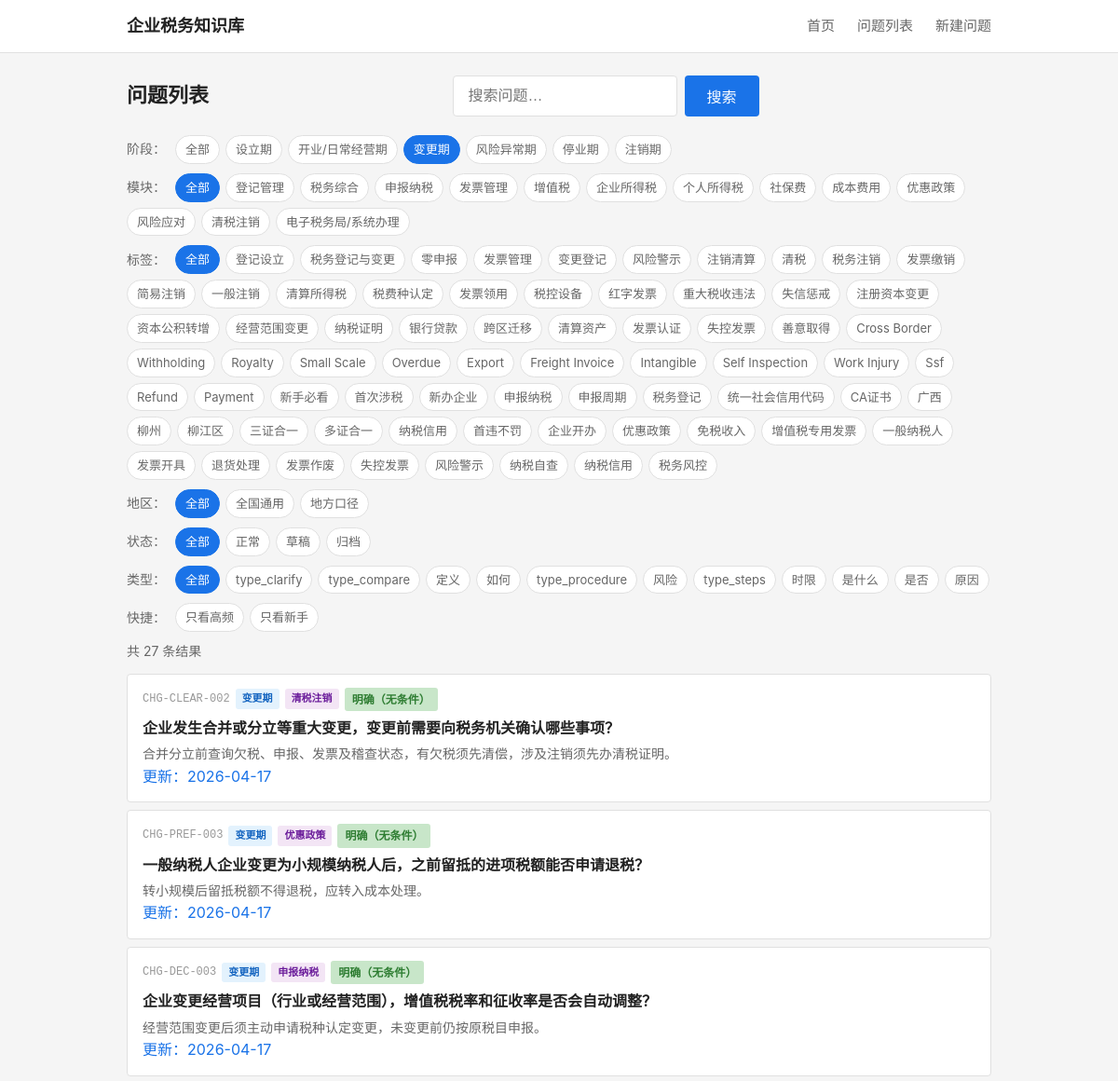
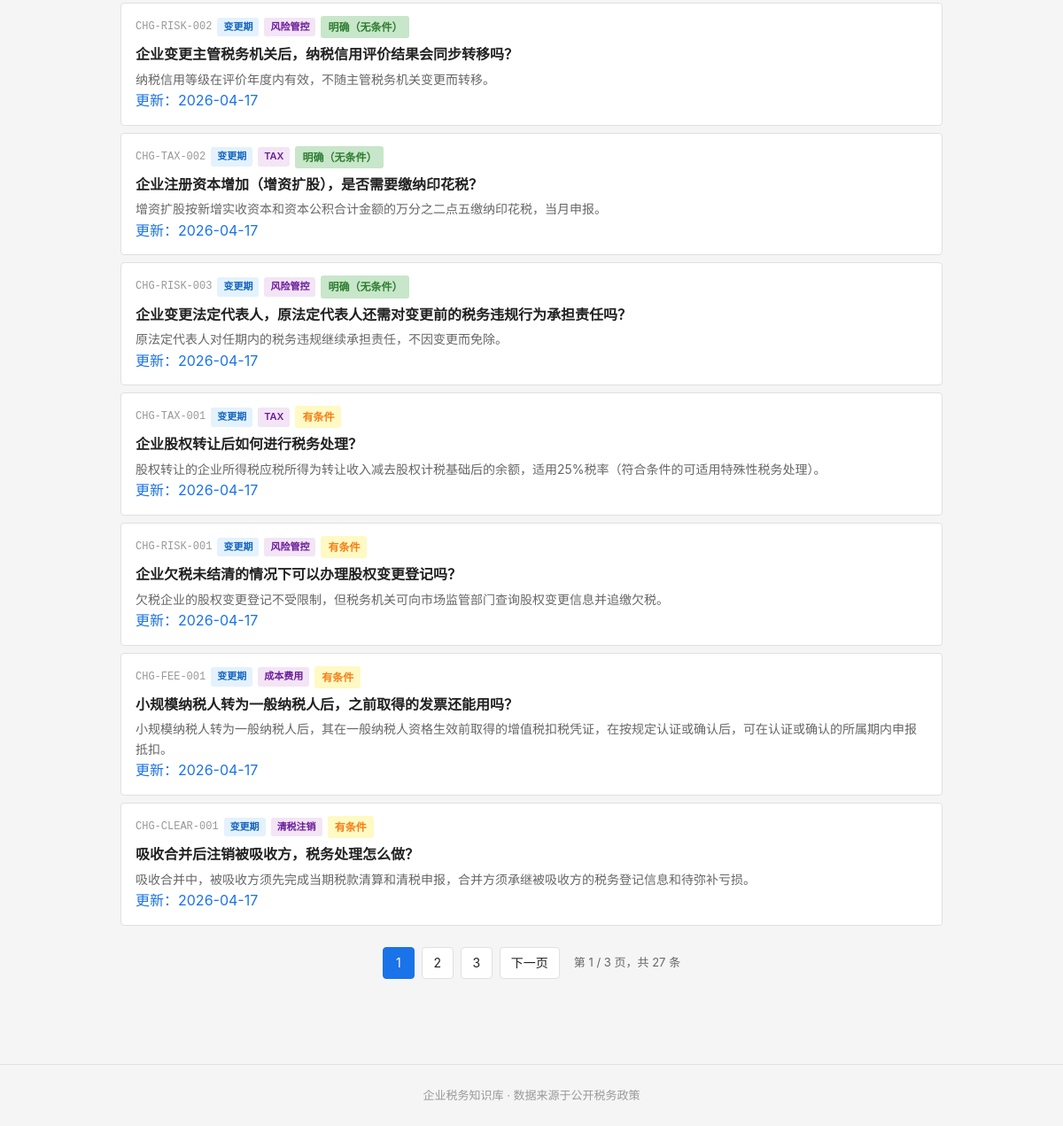
Page /questions?stage=CHG on the earlier database version (2 pictures, top to bottom).
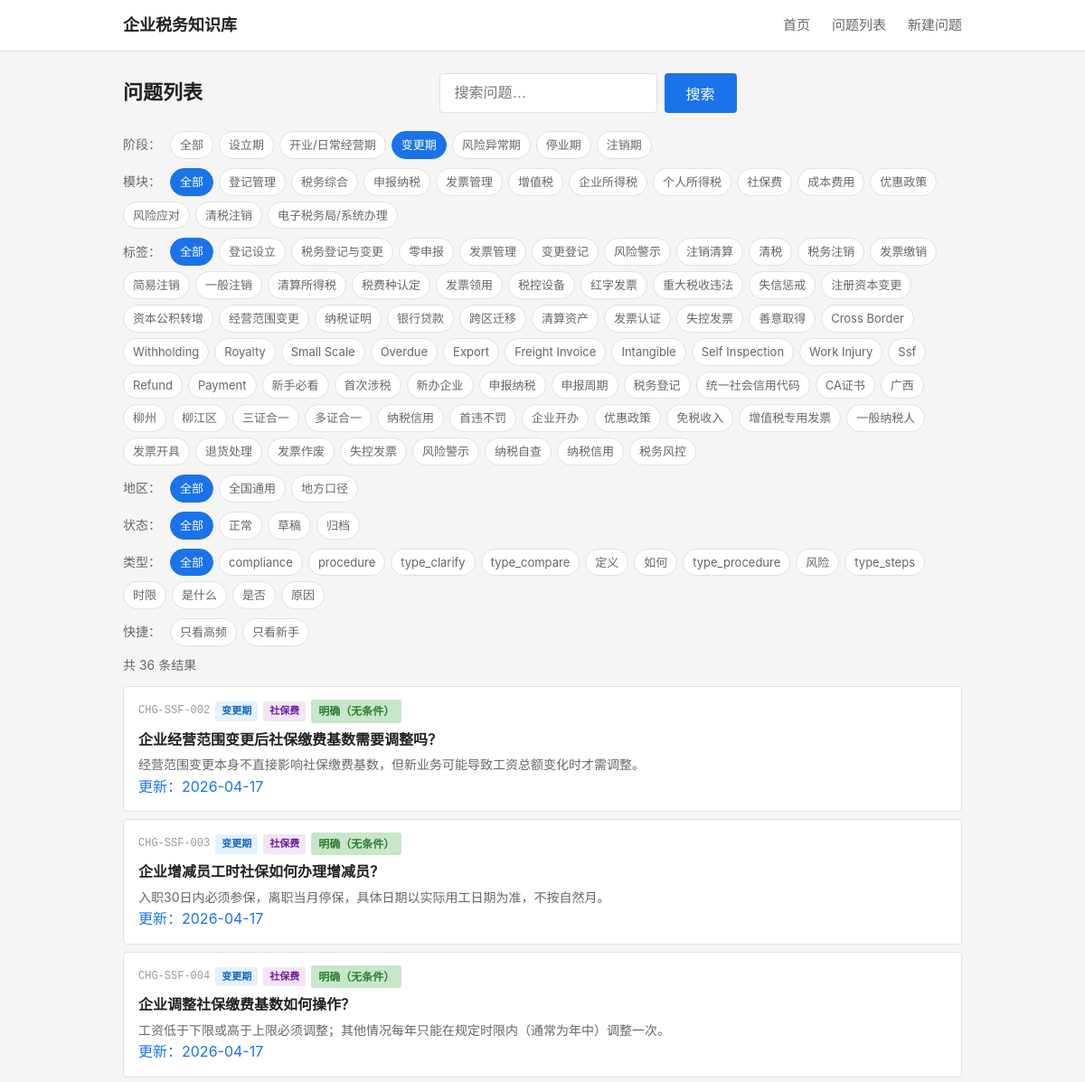
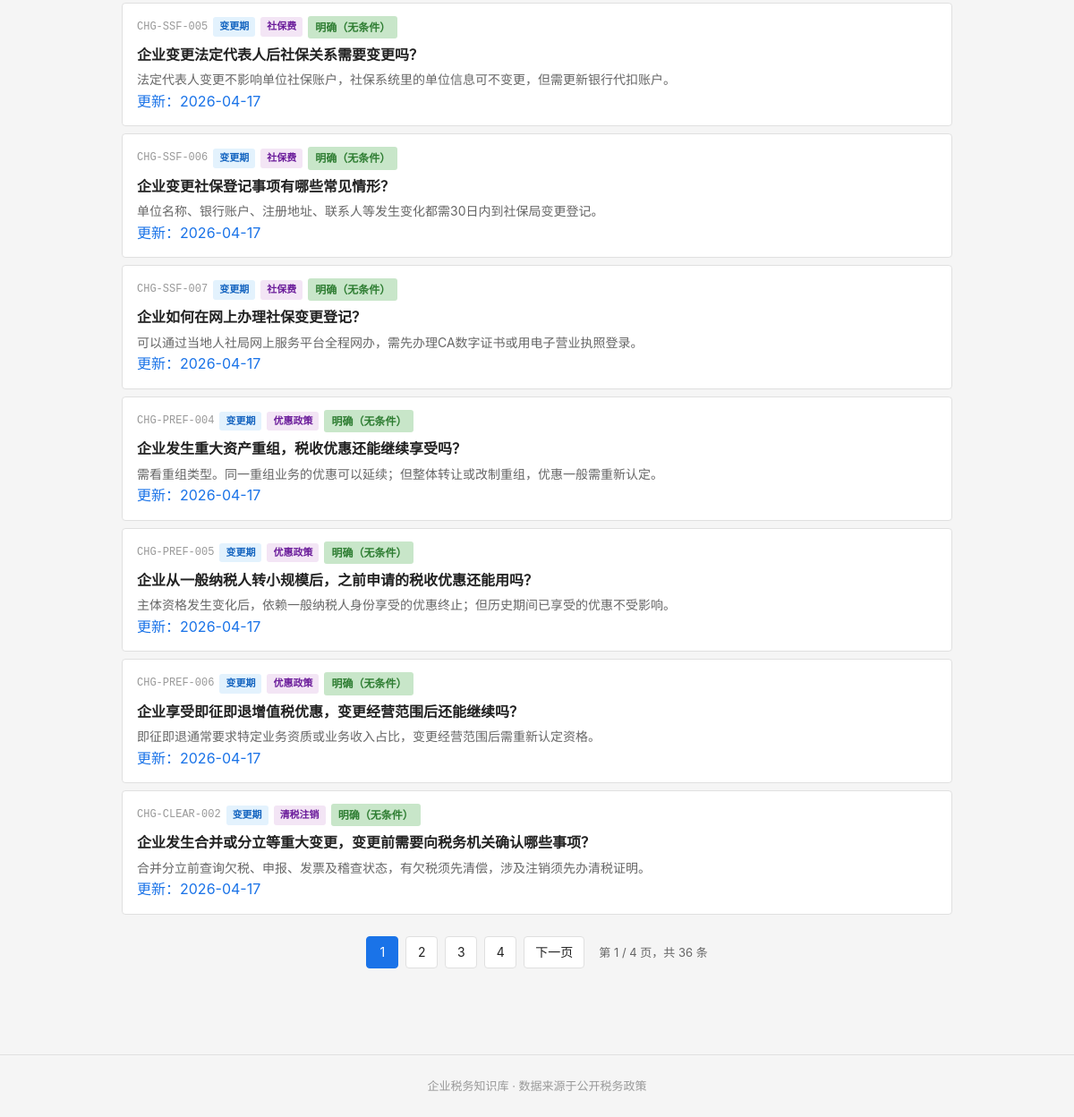
Same page on the later database version (2 pictures, top to bottom).
### tables this page shows
CREATE TABLE tag_dict (
    id              INTEGER PRIMARY KEY AUTOINCREMENT,
    tag_code        TEXT NOT NULL UNIQUE,
    tag_name        TEXT NOT NULL,
    tag_category    TEXT,
    parent_id       INTEGER,
    display_order   INTEGER NOT NULL DEFAULT 1,
    status          TEXT NOT NULL DEFAULT 'active',

    FOREIGN KEY (parent_id) REFERENCES tag_dict(id) ON DELETE SET NULL
);

CREATE TABLE question_master (
    id              INTEGER PRIMARY KEY AUTOINCREMENT,
    question_code   TEXT NOT NULL UNIQUE,
    question_title  TEXT NOT NULL,
    question_plain  TEXT NOT NULL,

    -- 分类
    stage_code      TEXT NOT NULL,
    module_code     TEXT NOT NULL,
    question_type   TEXT NOT NULL,

    -- 答案
    one_line_answer TEXT NOT NULL,
    detailed_answer TEXT,
    core_definition TEXT,

    -- 条件与边界
    applicable_conditions TEXT,
    exceptions_boundary   TEXT,

    -- 实务
    practical_steps TEXT,
    risk_warning    TEXT,

    -- 适用范围
    scope_level     TEXT NOT NULL DEFAULT 'scope_national',
    local_region    TEXT,

    -- 确定性
    answer_certainty TEXT NOT NULL DEFAULT 'certain_clear',

    -- 元数据
    keywords        TEXT,
    high_frequency_flag INTEGER NOT NULL DEFAULT 0,
    newbie_flag     INTEGER NOT NULL DEFAULT 0,

    -- 版本管理
    status          TEXT NOT NULL DEFAULT 'draft',
    version_no      INTEGER NOT NULL DEFAULT 1,

    -- 审计字段
    created_at      TEXT NOT NULL DEFAULT (datetime('now')),
    updated_at      TEXT NOT NULL DEFAULT (datetime('now'))
);

### backend/app.py (the view)
    @app.route('/questions')
    def questions_list():
        from services.question_service import QuestionService
        svc = QuestionService()
        stage = request.args.get('stage')
        module = request.args.get('module')
        tag = request.args.get('tag')
        qtype = request.args.get('qtype')
        page = int(request.args.get('page', 1))
        page_size = 10
        result = svc.list_questions(
            stage=stage, module=module, tag=tag,
            page=page, page_size=page_size,
            hf=request.args.get('hf'),
            newbie=request.args.get('newbie'),
            keyword=request.args.get('keyword'),
            region=request.args.get('region'),
            status=request.args.get('status'),
            qtype=qtype
        )
        stages = svc.get_stages()
        modules = svc.get_modules()
        all_tags = svc.get_all_tags()
        business_tags = [t for t in all_tags if t['tag_category'] == 'business']
        question_types = svc.get_question_types()
        keyword = request.args.get('keyword', '')
        current_region = request.args.get('region', '')
        current_status = request.args.get('status', '')
        return render_template('questions.html',
                               stages=stages, modules=modules, all_tags=all_tags,
                               business_tags=business_tags,
                               questions=result['questions'], total=result['total'],
                               page=page, page_size=page_size,
                               current_stage=stage, current_module=module, current_tag=tag,
                               keyword=keyword,
                               current_region=current_region, current_status=current_status,
                               question_types=question_types, current_qtype=qtype)

### backend/services/question_service.py (called while the page is built)
    def _query(self, sql, params=None):
        conn = sqlite3.connect(self.db_path)
        conn.execute("PRAGMA foreign_keys = ON")
        conn.row_factory = sqlite3.Row
        cur = conn.cursor()
        if params:
            cur.execute(sql, params)
        else:
            cur.execute(sql)
        rows = cur.fetchall()
        conn.close()
        return [dict(r) for r in rows]

    def _query_one(self, sql, params=None):
        rows = self._query(sql, params)
        return rows[0] if rows else None

    def get_stages(self):
        return self._query("""
            SELECT tag_code, tag_name
            FROM tag_dict
            WHERE tag_category = 'stage'
            ORDER BY display_order
        """)

    def get_modules(self):
        return self._query("""
            SELECT tag_code, tag_name
            FROM tag_dict
            WHERE tag_category = 'module'
            ORDER BY display_order
        """)

    def get_all_tags(self):
        return self._query("""
            SELECT tag_code, tag_name, tag_category
            FROM tag_dict
            WHERE status = 'active'
            ORDER BY tag_category, display_order
        """)

### frontend/templates/questions.html (shortened to what the changed rows need)
{% extends "base.html" %}
{% macro certainty_label(code) %}
    {% if code == 'certain_clear' %}<span class="certainty-tag clear">明确（无条件）</span>
    {% elif code == 'certain_conditional' %}<span class="certainty-tag condition">有条件</span>
    {% elif code == 'certain_dispute' %}<span class="certainty-tag dispute">有争议</span>
    {% elif code == 'certain_practice' %}<span class="certainty-tag practice">实务做法</span>
    {% else %}<span class="certainty-tag">{{ code }}</span>{% endif %}
{% endmacro %}
{% macro filter_url(overrides) %}
{%- set qs = [] -%}
{%- if current_stage and 'stage' not in overrides %}{% set qs = qs + ['stage=' ~ current_stage] %}{% endif -%}
{%- if current_module and 'module' not in overrides %}{% set qs = qs + ['module=' ~ current_module] %}{% endif -%}
{%- if current_tag and 'tag' not in overrides %}{% set qs = qs + ['tag=' ~ current_tag] %}{% endif -%}
{%- if keyword and 'keyword' not in overrides %}{% set qs = qs + ['keyword=' ~ keyword] %}{% endif -%}
{%- if request.args.get('hf') and 'hf' not in overrides %}{% set qs = qs + ['hf=1'] %}{% endif -%}
{%- if request.args.get('newbie') and 'newbie' not in overrides %}{% set qs = qs + ['newbie=1'] %}{% endif -%}
{%- if current_region and 'region' not in overrides %}{% set qs = qs + ['region=' ~ current_region] %}{% endif -%}
{%- if current_status and 'status' not in overrides %}{% set qs = qs + ['status=' ~ current_status] %}{% endif -%}
{%- if current_qtype and 'qtype' not in overrides %}{% set qs = qs + ['qtype=' ~ current_qtype] %}{% endif -%}
{%- for k, v in overrides.items() %}{% if v %}{% set qs = qs + [k ~ '=' ~ v] %}{% endif %}{% endfor -%}
{{- '/questions' ~ ('?' ~ qs | join('&') if qs else '') -}}
{% endmacro %}
{% macro stage_label(code) %}
    {% if code == 'SET' %}设立期
    {% elif code == 'OPR' %}开业/日常经营期
    {% elif code == 'CHG' %}变更期
    {% elif code == 'RSK' %}风险异常期
    {% elif code == 'SUS' %}停业期
    {% elif code == 'CLS' %}注销期
    {% else %}{{ code }}{% endif %}
{% endmacro %}
{% macro module_label(code) %}
    {% if code == 'REG' %}登记管理
    {% elif code == 'DEC' %}申报纳税
    {% elif code == 'INV' %}发票管理
    {% elif code == 'VAT' %}增值税
    {% elif code == 'CIT' %}企业所得税
    {% elif code == 'IIT' %}个人所得税
    {% elif code == 'SSF' %}社保费
    {% elif code == 'FEE' %}成本费用
    {% elif code == 'PREF' %}优惠政策
    {% elif code == 'RISK' %}风险管控
    {% elif code == 'CLEAR' %}清税注销
    {% elif code == 'ETAX' %}电子税务局/系统办理
    {% else %}{{ code }}{% endif %}
{% endmacro %}
{% macro question_type_label(code) %}
    {% if code == 'type_why' %}原因
    {% elif code == 'type_whether' %}是否
    {% elif code == 'type_how' %}如何
    {% elif code == 'type_what' %}是什么
    {% elif code == 'type_define' %}定义
    {% elif code == 'type_time' %}时限
    {% elif code == 'type_risk' %}风险
    {% else %}{{ code }}{% endif %}
{% endmacro %}
{% block main %}
<div class="page-header">
    <h1>问题列表</h1>
    <form action="/questions" method="get" class="search-form">
    </form>
</div>
<div class="filters">
    <span class="filter-label">阶段：</span>
    <a href="{{ filter_url({'stage': ''}) }}" class="filter-chip {% if not current_stage %}active{% endif %}">全部</a>
    {% for s in stages %}
    <a href="{{ filter_url({'stage': s.tag_code}) }}" class="filter-chip {% if current_stage == s.tag_code %}active{% endif %}">{{ s.tag_name }}</a>
    {% endfor %}
</div>
<div class="filters">
    <span class="filter-label">模块：</span>
    <a href="{{ filter_url({'module': ''}) }}" class="filter-chip {% if not current_module %}active{% endif %}">全部</a>
    {% for m in modules %}
    <a href="{{ filter_url({'module': m.tag_code}) }}" class="filter-chip {% if current_module == m.tag_code %}active{% endif %}">{{ m.tag_name }}</a>
    {% endfor %}
</div>
{% if business_tags %}
<div class="filters">
    <span class="filter-label">标签：</span>
    <a href="{{ filter_url({'tag': ''}) }}" class="filter-chip {% if not current_tag %}active{% endif %}">全部</a>
    {% for t in business_tags %}
    <a href="{{ filter_url({'tag': t.tag_code}) }}" class="filter-chip {% if current_tag == t.tag_code %}active{% endif %}">{{ t.tag_name }}</a>
    {% endfor %}
</div>
{% endif %}
<div class="filters">
    <span class="filter-label">地区：</span>
    <a href="{{ filter_url({'region': ''}) }}" class="filter-chip {% if not current_region %}active{% endif %}">全部</a>
    <a href="{{ filter_url({'region': 'scope_national'}) }}" class="filter-chip {% if current_region == 'scope_national' %}active{% endif %}">全国通用</a>
    <a href="{{ filter_url({'region': 'scope_local'}) }}" class="filter-chip {% if current_region == 'scope_local' %}active{% endif %}">地方口径</a>
</div>
<div class="filters">
    <span class="filter-label">状态：</span>
    <a href="{{ filter_url({'status': ''}) }}" class="filter-chip {% if not current_status %}active{% endif %}">全部</a>
    <a href="{{ filter_url({'status': 'active'}) }}" class="filter-chip {% if current_status == 'active' %}active{% endif %}">正常</a>
    <a href="{{ filter_url({'status': 'draft'}) }}" class="filter-chip {% if current_status == 'draft' %}active{% endif %}">草稿</a>
    <a href="{{ filter_url({'status': 'archived'}) }}" class="filter-chip {% if current_status == 'archived' %}active{% endif %}">归档</a>
</div>
<div class="filters">
    <span class="filter-label">类型：</span>
    <a href="{{ filter_url({'qtype': ''}) }}" class="filter-chip {% if not current_qtype %}active{% endif %}">全部</a>
    {% for t in question_types %}
    <a href="{{ filter_url({'qtype': t.type_code}) }}" class="filter-chip {% if current_qtype == t.type_code %}active{% endif %}">{{ question_type_label(t.type_code) }}</a>
    {% endfor %}
</div>
<div class="filters filters-quick">
    <span class="filter-label">快捷：</span>
    <a href="{{ filter_url({'hf': '1'}) }}" class="filter-chip {% if request.args.get('hf') == '1' %}active{% endif %}">只看高频</a>
    <a href="{{ filter_url({'newbie': '1'}) }}" class="filter-chip {% if request.args.get('newbie') == '1' %}active{% endif %}">只看新手</a>
</div>
{% if questions %}
<p class="result-count">共 {{ total }} 条结果</p>
<ul class="question-list">
    {% for q in questions %}
    <li class="question-item">
        <a href="/question/{{ q.question_code }}" class="question-link">
            <div class="q-meta">
                <span class="q-code">{{ q.question_code }}</span>
                <span class="q-badge stage">{{ stage_label(q.stage_code) }}</span>
                <span class="q-badge module">{{ module_label(q.module_code) }}</span>
                {{ certainty_label(q.answer_certainty) }}
            </div>
            {% if keyword %}
            <div class="q-title">{{ q.question_plain | replace(keyword, '<mark>' ~ keyword ~ '</mark>') | safe }}</div>
            <div class="q-answer">{{ q.one_line_answer | replace(keyword, '<mark>' ~ keyword ~ '</mark>') | safe }}</div>
            {% else %}
            <div class="q-title">{{ q.question_plain }}</div>
            <div class="q-answer">{{ q.one_line_answer }}</div>
            {% endif %}
            {% if q.updated_at %}<div class="q-updated">更新：{{ q.updated_at[:10] }}</div>{% endif %}
        </a>
    </li>
    {% endfor %}
</ul>
{% if total > page_size %}
{% set total_pages = ((total - 1) // page_size) + 1 %}
{% set base_url = '/questions?' ~ 'stage=' ~ (current_stage or '') ~ '&module=' ~ (current_module or '') ~ '&tag=' ~ (current_tag or '') ~ '&keyword=' ~ keyword ~ '&region=' ~ current_region ~ '&status=' ~ current_status ~ '&qtype=' ~ (current_qtype or '') %}
<div class="pagination">
    {% set start = [1, page - 3] | max %}
    {% set end = [total_pages, page + 3] | min %}
    {% for p in range(start, end + 1) %}
    <a href="{{ base_url }}&page={{ p }}" class="page-btn page-num {% if p == page %}active{% endif %}">{{ p }}</a>
    {% endfor %}
    {% if page * page_size < total %}
    <a href="{{ base_url }}&page={{ page+1 }}" class="page-btn">下一页</a>
    {% endif %}
    <span class="page-info">第 {{ page }} / {{ total_pages }} 页，共 {{ total }} 条</span>
</div>
{% endif %}
{% else %}
<p class="empty-state">没有找到符合条件的問題。</p>
{% endif %}
{% endblock %}

Differences in the rows shown:
no longer on this page (row unchanged): question_master: question_code "CHG-PREF-003", stage_code "变更期", module_code "优惠政策", answer_certainty "明确（无条件）", question_plain "一般纳税人企业变更为小规模纳税人后，之前留抵的进项税额能否申请退税？", one_line_answer "转小规模后留抵税额不得退税，应转入成本处理。", updated_at "2026-04-17"
no longer on this page (row unchanged): question_master: question_code "CHG-DEC-003", stage_code "变更期", module_code "申报纳税", answer_certainty "明确（无条件）", question_plain "企业变更经营项目（行业或经营范围），增值税税率和征收率是否会自动调整？", one_line_answer "经营范围变更后须主动申请税种认定变更，未变更前仍按原税目申报。", updated_at "2026-04-17"
no longer on this page (row unchanged): question_master: question_code "CHG-RISK-002", stage_code "变更期", module_code "风险管控", answer_certainty "明确（无条件）", question_plain "企业变更主管税务机关后，纳税信用评价结果会同步转移吗？", one_line_answer "纳税信用等级在评价年度内有效，不随主管税务机关变更而转移。", updated_at "2026-04-17"
no longer on this page (row unchanged): question_master: question_code "CHG-TAX-002", stage_code "变更期", module_code "TAX", answer_certainty "明确（无条件）", question_plain "企业注册资本增加（增资扩股），是否需要缴纳印花税？", one_line_answer "增资扩股按新增实收资本和资本公积合计金额的万分之二点五缴纳印花税，当月申报。", updated_at "2026-04-17"
no longer on this page (row unchanged): question_master: question_code "CHG-RISK-003", stage_code "变更期", module_code "风险管控", answer_certainty "明确（无条件）", question_plain "企业变更法定代表人，原法定代表人还需对变更前的税务违规行为承担责任吗？", one_line_answer "原法定代表人对任期内的税务违规继续承担责任，不因变更而免除。", updated_at "2026-04-17"
no longer on this page (row unchanged): question_master: question_code "CHG-TAX-001", stage_code "变更期", module_code "TAX", shows "有条件", question_plain "企业股权转让后如何进行税务处理？", one_line_answer "股权转让的企业所得税应税所得为转让收入减去股权计税基础后的余额，适用25%税率（符合条件的可适用特殊性税务处理）。", updated_at "2026-04-17"
no longer on this page (row unchanged): question_master: question_code "CHG-RISK-001", stage_code "变更期", module_code "风险管控", shows "有条件", question_plain "企业欠税未结清的情况下可以办理股权变更登记吗？", one_line_answer "欠税企业的股权变更登记不受限制，但税务机关可向市场监管部门查询股权变更信息并追缴欠税。", updated_at "2026-04-17"
no longer on this page (row unchanged): question_master: question_code "CHG-FEE-001", stage_code "变更期", module_code "成本费用", shows "有条件", question_plain "小规模纳税人转为一般纳税人后，之前取得的发票还能用吗？", one_line_answer "小规模纳税人转为一般纳税人后，其在一般纳税人资格生效前取得的增值税扣税凭证，在按规定认证或确认后，可在认证或确认的所属期内申报抵扣。", updated_at "2026-04-17"
no longer on this page (row unchanged): question_master: question_code "CHG-CLEAR-001", stage_code "变更期", module_code "清税注销", shows "有条件", question_plain "吸收合并后注销被吸收方，税务处理怎么做？", one_line_answer "吸收合并中，被吸收方须先完成当期税款清算和清税申报，合并方须承继被吸收方的税务登记信息和待弥补亏损。", updated_at "2026-04-17"
added question_master: question_code "CHG-SSF-002", stage_code "变更期", module_code "社保费", answer_certainty "明确（无条件）", question_plain "企业经营范围变更后社保缴费基数需要调整吗？", one_line_answer "经营范围变更本身不直接影响社保缴费基数，但新业务可能导致工资总额变化时才需调整。", updated_at "2026-04-17"
added question_master: question_code "CHG-SSF-003", stage_code "变更期", module_code "社保费", answer_certainty "明确（无条件）", question_plain "企业增减员工时社保如何办理增减员？", one_line_answer "入职30日内必须参保，离职当月停保，具体日期以实际用工日期为准，不按自然月。", updated_at "2026-04-17"
added question_master: question_code "CHG-SSF-004", stage_code "变更期", module_code "社保费", answer_certainty "明确（无条件）", question_plain "企业调整社保缴费基数如何操作？", one_line_answer "工资低于下限或高于上限必须调整；其他情况每年只能在规定时限内（通常为年中）调整一次。", updated_at "2026-04-17"
added question_master: question_code "CHG-SSF-005", stage_code "变更期", module_code "社保费", answer_certainty "明确（无条件）", question_plain "企业变更法定代表人后社保关系需要变更吗？", one_line_answer "法定代表人变更不影响单位社保账户，社保系统里的单位信息可不变更，但需更新银行代扣账户。", updated_at "2026-04-17"
added question_master: question_code "CHG-SSF-006", stage_code "变更期", module_code "社保费", answer_certainty "明确（无条件）", question_plain "企业变更社保登记事项有哪些常见情形？", one_line_answer "单位名称、银行账户、注册地址、联系人等发生变化都需30日内到社保局变更登记。", updated_at "2026-04-17"
added question_master: question_code "CHG-SSF-007", stage_code "变更期", module_code "社保费", answer_certainty "明确（无条件）", question_plain "企业如何在网上办理社保变更登记？", one_line_answer "可以通过当地人社局网上服务平台全程网办，需先办理CA数字证书或用电子营业执照登录。", updated_at "2026-04-17"
added question_master: question_code "CHG-PREF-004", stage_code "变更期", module_code "优惠政策", answer_certainty "明确（无条件）", question_plain "企业发生重大资产重组，税收优惠还能继续享受吗？", one_line_answer "需看重组类型。同一重组业务的优惠可以延续；但整体转让或改制重组，优惠一般需重新认定。", updated_at "2026-04-17"
added question_master: question_code "CHG-PREF-005", stage_code "变更期", module_code "优惠政策", answer_certainty "明确（无条件）", question_plain "企业从一般纳税人转小规模后，之前申请的税收优惠还能用吗？", one_line_answer "主体资格发生变化后，依赖一般纳税人身份享受的优惠终止；但历史期间已享受的优惠不受影响。", updated_at "2026-04-17"
added question_master: question_code "CHG-PREF-006", stage_code "变更期", module_code "优惠政策", answer_certainty "明确（无条件）", question_plain "企业享受即征即退增值税优惠，变更经营范围后还能继续吗？", one_line_answer "即征即退通常要求特定业务资质或业务收入占比，变更经营范围后需重新认定资格。", updated_at "2026-04-17"
Other differences:
{{ total }}: "27" → "36"
{{ total_pages }}: "3" → "4"
new list line: "compliance"
new list line: "procedure"
new list line: "4"
